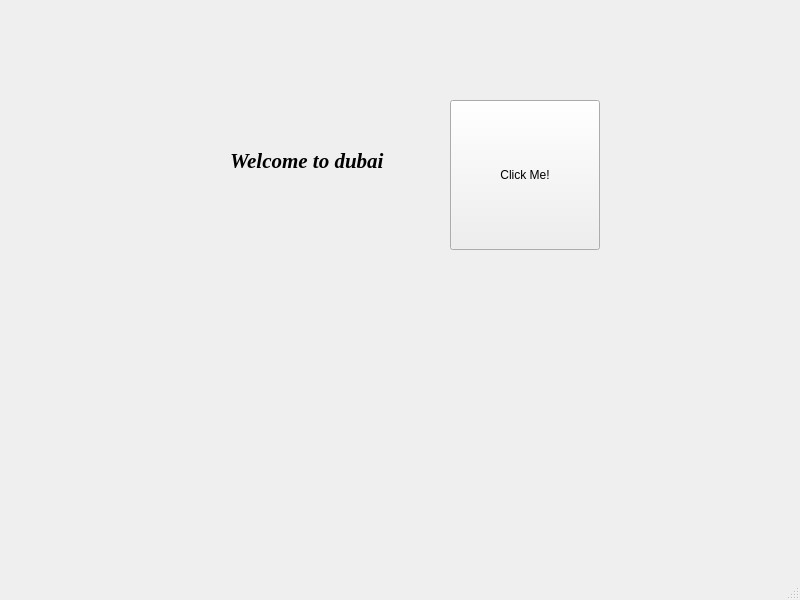
<?xml version="1.0" encoding="UTF-8"?>
<ui version="4.0">
 <class>MainWindow</class>
 <widget class="QMainWindow" name="MainWindow">
  <property name="geometry">
   <rect>
    <x>0</x>
    <y>0</y>
    <width>800</width>
    <height>600</height>
   </rect>
  </property>
  <property name="windowTitle">
   <string>MainWindow</string>
  </property>
  <widget class="QWidget" name="centralwidget">
   <widget class="QLabel" name="lblText">
    <property name="geometry">
     <rect>
      <x>230</x>
      <y>100</y>
      <width>401</width>
      <height>121</height>
     </rect>
    </property>
    <property name="font">
     <font>
      <family>Times New Roman</family>
      <pointsize>16</pointsize>
      <weight>75</weight>
      <italic>true</italic>
      <bold>true</bold>
     </font>
    </property>
    <property name="text">
     <string>Welcome to dubai</string>
    </property>
   </widget>
   <widget class="QPushButton" name="pushButton">
    <property name="geometry">
     <rect>
      <x>450</x>
      <y>100</y>
      <width>150</width>
      <height>150</height>
     </rect>
    </property>
    <property name="text">
     <string>Click Me!</string>
    </property>
   </widget>
   <widget class="QLabel" name="label">
    <property name="geometry">
     <rect>
      <x>50</x>
      <y>120</y>
      <width>141</width>
      <height>111</height>
     </rect>
    </property>
    <property name="text">
     <string/>
    </property>
   </widget>
  </widget>
  <widget class="QMenuBar" name="menubar">
   <property name="geometry">
    <rect>
     <x>0</x>
     <y>0</y>
     <width>800</width>
     <height>21</height>
    </rect>
   </property>
  </widget>
  <widget class="QStatusBar" name="statusbar"/>
 </widget>
 <resources/>
 <connections/>
</ui>
